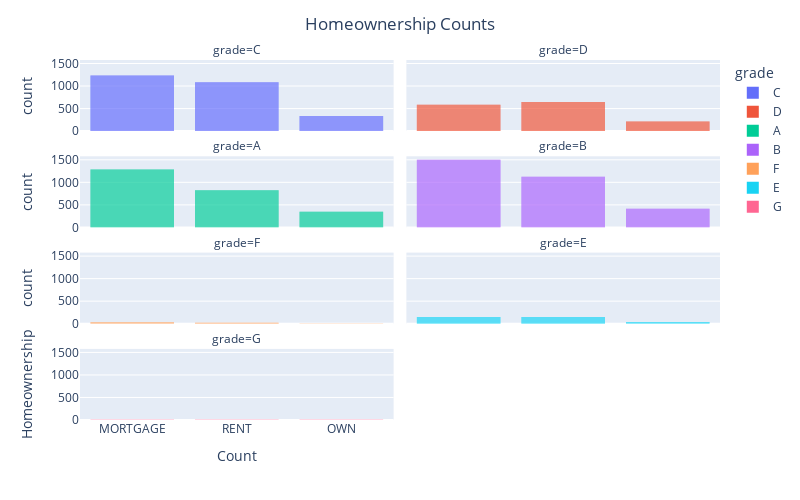

Notebook code cell kept with this figure:
### Markdown cell above
**Problem 2** Try to make your own bar plot of one of the other categorical columns. Add some categorical fill or facets. See how fancy you can make your graph. Make sure it is also still really informative.

### Code cell
# Your code here
fig = px.bar(DF,
            x='homeownership',
            facet_col='grade',
             facet_col_wrap=2,
            color='grade')
fig.update_traces(dict(marker_line_width=0))

fig.update_layout(title='Homeownership Counts',
                  title_x=0.5,
                  xaxis_title="Count",
                  yaxis_title="Homeownership",
                  autosize=False,
                  width=800,
                  height=500)
fig.show()

### Figure 1 — Plotly figure (JSON) as saved in the notebook; plotly's stock layout.template omitted (floating-point values rounded to 4 significant figures; data arrays with more than 128 entries replaced by an {"elided": "..."} marker saying what was removed)
{"data": [{"alignmentgroup": "True", "hovertemplate": "grade=C<br>homeownership=%{x}<br>count=%{y}<extra></extra>", "legendgroup": "C", "marker": {"color": "#636efa", "line": {"width": 0}, "pattern": {"shape": ""}}, "name": "C", "offsetgroup": "C", "orientation": "v", "showlegend": true, "textposition": "auto", "type": "bar", "x": {"elided": "2653 str values"}, "xaxis": "x7", "y": {"elided": "2653 int values"}, "yaxis": "y7"}, {"alignmentgroup": "True", "hovertemplate": "grade=D<br>homeownership=%{x}<br>count=%{y}<extra></extra>", "legendgroup": "D", "marker": {"color": "#EF553B", "line": {"width": 0}, "pattern": {"shape": ""}}, "name": "D", "offsetgroup": "D", "orientation": "v", "showlegend": true, "textposition": "auto", "type": "bar", "x": {"elided": "1446 str values"}, "xaxis": "x8", "y": {"elided": "1446 int values"}, "yaxis": "y8"}, {"alignmentgroup": "True", "hovertemplate": "grade=A<br>homeownership=%{x}<br>count=%{y}<extra></extra>", "legendgroup": "A", "marker": {"color": "#00cc96", "line": {"width": 0}, "pattern": {"shape": ""}}, "name": "A", "offsetgroup": "A", "orientation": "v", "showlegend": true, "textposition": "auto", "type": "bar", "x": {"elided": "2459 str values"}, "xaxis": "x5", "y": {"elided": "2459 int values"}, "yaxis": "y5"}, {"alignmentgroup": "True", "hovertemplate": "grade=B<br>homeownership=%{x}<br>count=%{y}<extra></extra>", "legendgroup": "B", "marker": {"color": "#ab63fa", "line": {"width": 0}, "pattern": {"shape": ""}}, "name": "B", "offsetgroup": "B", "orientation": "v", "showlegend": true, "textposition": "auto", "type": "bar", "x": {"elided": "3037 str values"}, "xaxis": "x6", "y": {"elided": "3037 int values"}, "yaxis": "y6"}, {"alignmentgroup": "True", "hovertemplate": "grade=F<br>homeownership=%{x}<br>count=%{y}<extra></extra>", "legendgroup": "F", "marker": {"color": "#FFA15A", "line": {"width": 0}, "pattern": {"shape": ""}}, "name": "F", "offsetgroup": "F", "orientation": "v", "showlegend": true, "textposition": "auto", "type": "bar", "x": ["RENT", "MORTGAGE", "MORTGAGE", "MORTGAGE", "MORTGAGE", "RENT", "RENT", "RENT", "MORTGAGE", "MORTGAGE", "RENT", "OWN", "MORTGAGE", "MORTGAGE", "RENT", "RENT", "MORTGAGE", "MORTGAGE", "RENT", "RENT", "MORTGAGE", "MORTGAGE", "MORTGAGE", "OWN", "MORTGAGE", "MORTGAGE", "RENT", "MORTGAGE", "MORTGAGE", "RENT", "MORTGAGE", "RENT", "MORTGAGE", "MORTGAGE", "MORTGAGE", "MORTGAGE", "RENT", "MORTGAGE", "MORTGAGE", "RENT", "OWN", "RENT", "MORTGAGE", "OWN", "MORTGAGE", "MORTGAGE", "MORTGAGE", "MORTGAGE", "RENT", "RENT", "OWN", "RENT", "MORTGAGE", "MORTGAGE", "RENT", "RENT", "MORTGAGE", "RENT"], "xaxis": "x3", "y": [1, 1, 1, 1, 1, 1, 1, 1, 1, 1, 1, 1, 1, 1, 1, 1, 1, 1, 1, 1, 1, 1, 1, 1, 1, 1, 1, 1, 1, 1, 1, 1, 1, 1, 1, 1, 1, 1, 1, 1, 1, 1, 1, 1, 1, 1, 1, 1, 1, 1, 1, 1, 1, 1, 1, 1, 1, 1], "yaxis": "y3"}, {"alignmentgroup": "True", "hovertemplate": "grade=E<br>homeownership=%{x}<br>count=%{y}<extra></extra>", "legendgroup": "E", "marker": {"color": "#19d3f3", "line": {"width": 0}, "pattern": {"shape": ""}}, "name": "E", "offsetgroup": "E", "orientation": "v", "showlegend": true, "textposition": "auto", "type": "bar", "x": {"elided": "335 str values"}, "xaxis": "x4", "y": {"elided": "335 int values"}, "yaxis": "y4"}, {"alignmentgroup": "True", "hovertemplate": "grade=G<br>homeownership=%{x}<br>count=%{y}<extra></extra>", "legendgroup": "G", "marker": {"color": "#FF6692", "line": {"width": 0}, "pattern": {"shape": ""}}, "name": "G", "offsetgroup": "G", "orientation": "v", "showlegend": true, "textposition": "auto", "type": "bar", "x": ["RENT", "RENT", "OWN", "OWN", "MORTGAGE", "MORTGAGE", "MORTGAGE", "RENT", "RENT", "OWN", "MORTGAGE", "RENT"], "xaxis": "x", "y": [1, 1, 1, 1, 1, 1, 1, 1, 1, 1, 1, 1], "yaxis": "y"}], "layout": {"annotations": [{"font": {}, "showarrow": false, "text": "grade=G", "x": 0.245, "xanchor": "center", "xref": "paper", "y": 0.1975, "yanchor": "bottom", "yref": "paper"}, {"font": {}, "showarrow": false, "text": "grade=F", "x": 0.245, "xanchor": "center", "xref": "paper", "y": 0.465, "yanchor": "bottom", "yref": "paper"}, {"font": {}, "showarrow": false, "text": "grade=E", "x": 0.755, "xanchor": "center", "xref": "paper", "y": 0.465, "yanchor": "bottom", "yref": "paper"}, {"font": {}, "showarrow": false, "text": "grade=A", "x": 0.245, "xanchor": "center", "xref": "paper", "y": 0.7325, "yanchor": "bottom", "yref": "paper"}, {"font": {}, "showarrow": false, "text": "grade=B", "x": 0.755, "xanchor": "center", "xref": "paper", "y": 0.7325, "yanchor": "bottom", "yref": "paper"}, {"font": {}, "showarrow": false, "text": "grade=C", "x": 0.245, "xanchor": "center", "xref": "paper", "y": 1, "yanchor": "bottom", "yref": "paper"}, {"font": {}, "showarrow": false, "text": "grade=D", "x": 0.755, "xanchor": "center", "xref": "paper", "y": 1, "yanchor": "bottom", "yref": "paper"}], "autosize": false, "barmode": "relative", "height": 500, "legend": {"title": {"text": "grade"}, "tracegroupgap": 0}, "margin": {"t": 60}, "title": {"text": "Homeownership Counts", "x": 0.5}, "width": 800, "xaxis": {"anchor": "y", "autorange": true, "domain": [0, 0.49], "range": [-0.5, 2.5], "title": {"text": "Count"}, "type": "category"}, "xaxis2": {"anchor": "y2", "domain": [0.51, 1], "matches": "x", "title": {"text": "homeownership"}}, "xaxis3": {"anchor": "y3", "autorange": true, "domain": [0, 0.49], "matches": "x", "range": [-0.5, 2.5], "showticklabels": false, "type": "category"}, "xaxis4": {"anchor": "y4", "autorange": true, "domain": [0.51, 1], "matches": "x", "range": [-0.5, 2.5], "showticklabels": false, "type": "category"}, "xaxis5": {"anchor": "y5", "autorange": true, "domain": [0, 0.49], "matches": "x", "range": [-0.5, 2.5], "showticklabels": false, "type": "category"}, "xaxis6": {"anchor": "y6", "autorange": true, "domain": [0.51, 1], "matches": "x", "range": [-0.5, 2.5], "showticklabels": false, "type": "category"}, "xaxis7": {"anchor": "y7", "autorange": true, "domain": [0, 0.49], "matches": "x", "range": [-0.5, 2.5], "showticklabels": false, "type": "category"}, "xaxis8": {"anchor": "y8", "autorange": true, "domain": [0.51, 1], "matches": "x", "range": [-0.5, 2.5], "showticklabels": false, "type": "category"}, "yaxis": {"anchor": "x", "autorange": true, "domain": [0, 0.1975], "range": [0, 1578.0], "title": {"text": "Homeownership"}, "type": "linear"}, "yaxis2": {"anchor": "x2", "domain": [0, 0.1975], "matches": "y", "showticklabels": false}, "yaxis3": {"anchor": "x3", "autorange": true, "domain": [0.2675, 0.465], "matches": "y", "range": [0, 1578.0], "title": {"text": "count"}, "type": "linear"}, "yaxis4": {"anchor": "x4", "autorange": true, "domain": [0.2675, 0.465], "matches": "y", "range": [0, 1578.0], "showticklabels": false, "type": "linear"}, "yaxis5": {"anchor": "x5", "autorange": true, "domain": [0.535, 0.7325], "matches": "y", "range": [0, 1578.0], "title": {"text": "count"}, "type": "linear"}, "yaxis6": {"anchor": "x6", "autorange": true, "domain": [0.535, 0.7325], "matches": "y", "range": [0, 1578.0], "showticklabels": false, "type": "linear"}, "yaxis7": {"anchor": "x7", "autorange": true, "domain": [0.8025, 1], "matches": "y", "range": [0, 1578.0], "title": {"text": "count"}, "type": "linear"}, "yaxis8": {"anchor": "x8", "autorange": true, "domain": [0.8025, 1], "matches": "y", "range": [0, 1578.0], "showticklabels": false, "type": "linear"}}}
